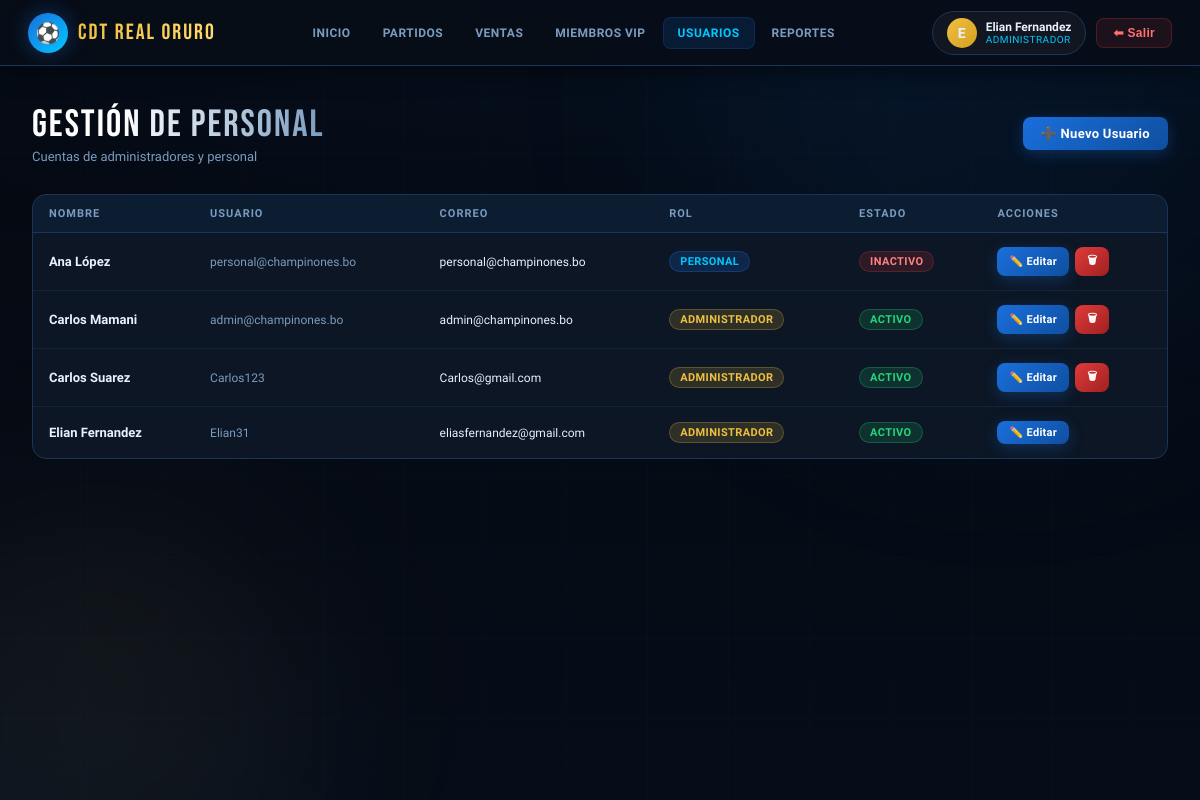
/usuarios/ (signed in), run on the app's committed database.
### champinones/models.py (models this page shows, shortened)
class Usuario(AbstractUser):
    rol = models.CharField(
        max_length=10,
        choices=RolUsuario.choices,
        default=RolUsuario.PERSONAL,
        verbose_name=_('Rol'),
    )
    class Meta:
        verbose_name        = _('Usuario')
        verbose_name_plural = _('Usuarios')
        ordering            = ['username']
    @property
    def es_admin(self):
        return self.rol == RolUsuario.ADMIN or self.is_superuser

### champinones/views.py (the view)
# urls.py: path('usuarios/',                    views.PersonalListView.as_view(),   name='personal_lista'),
class PersonalListView(AdminRequired, ListView):
    model               = Usuario
    template_name       = 'portal/usuarios.html'
    context_object_name = 'usuarios'
    def get_queryset(self):
        return Usuario.objects.filter(
            rol__in=[RolUsuario.ADMIN, RolUsuario.PERSONAL]
        ).order_by('first_name')
    def get_context_data(self, **kwargs):
        ctx = super().get_context_data(**kwargs)
        ctx['form'] = CrearPersonalForm()
        return ctx

### champinones/forms.py (called while the page is built)
    def apply_styles(self):
        for field_name, field in self.fields.items():
            existing = field.widget.attrs.get('class', '')
            field.widget.attrs['class'] = f'{existing} {self.FIELD_CSS}'.strip()
            if not field.widget.attrs.get('placeholder'):
                field.widget.attrs['placeholder'] = field.label or field_name

### champinones/views.py (called while the page is built)
    def test_func(self):
        return self.request.user.es_admin

### champinones/templates/portal/usuarios.html (shortened to what this page needs)
{% extends "portal/base_portal.html" %}
{% block nav_usuarios %}active{% endblock %}
{% block content %}
<div class="page">
  <div class="page-header">
    <div><div class="page-title">Gestión de Personal</div><div class="page-sub">Cuentas de administradores y personal</div></div>
    <button class="btn btn-primary" onclick="openModal('modal-usuario')">➕ Nuevo Usuario</button>
  </div>
  <div class="card">
    <div class="card-body" style="padding:0;">
      <table>
        <thead><tr><th>Nombre</th><th>Usuario</th><th>Correo</th><th>Rol</th><th>Estado</th><th>Acciones</th></tr></thead>
        <tbody>
          {% for u in usuarios %}
          <tr>
            <td><strong>{{ u.get_full_name|default:u.username }}</strong></td>
            <td style="font-size:12px;color:var(--text-secondary);">{{ u.username }}</td>
            <td style="font-size:12px;">{{ u.email }}</td>
            <td><span class="badge {% if u.rol == 'ADMIN' %}badge-gold{% else %}badge-blue{% endif %}">{{ u.get_rol_display }}</span></td>
            <td><span class="badge {% if u.is_active %}badge-green{% else %}badge-red{% endif %}">{% if u.is_active %}Activo{% else %}Inactivo{% endif %}</span></td>
            <td class="action-btns">
              <a href="{% url 'personal_editar' u.pk %}" class="btn btn-sm btn-primary">✏️ Editar</a>
              {% if u.pk != request.user.pk %}
              <a href="{% url 'personal_eliminar' u.pk %}" class="btn btn-sm btn-danger">🗑</a>
              {% endif %}
            </td>
          </tr>
          {% empty %}
          <tr><td colspan="6"><div class="empty-state"><div class="empty-state-icon">👥</div><p>No hay usuarios registrados.</p></div></td></tr>
          {% endfor %}
        </tbody>
      </table>
    </div>
  </div>
</div>
{% endblock %}

### champinones/templates/portal/base_portal.html (shortened to what this page needs)
{% extends "base.html" %}
{% block nav %}
<nav style="position:relative;z-index:200;">
  <div class="nav-left">
    <div class="nav-logo-icon">⚽</div>
    <div class="nav-brand">CDT REAL ORURO</div>
  </div>
  <div class="nav-links">
    <a class="nav-link {% block nav_dashboard %}{% endblock %}" href="{% url 'dashboard' %}">Inicio</a>
    <a class="nav-link {% block nav_partidos %}{% endblock %}" href="{% url 'evento_lista' %}">Partidos</a>
    <a class="nav-link {% block nav_ventas %}{% endblock %}" href="{% url 'venta_lista' %}">Ventas</a>
    <a class="nav-link {% block nav_miembros %}{% endblock %}" href="{% url 'miembro_lista' %}">Miembros VIP</a>
    {% if request.user.es_admin %}
    <a class="nav-link {% block nav_usuarios %}{% endblock %}" href="{% url 'personal_lista' %}">Usuarios</a>
    {% endif %}
    {% if request.user.es_admin or request.user.es_personal %}
    <a class="nav-link {% block nav_reportes %}{% endblock %}" href="{% url 'cierre_caja' %}">Reportes</a>
    {% endif %}
  </div>
  <div class="nav-right">
    <div class="user-chip">
      <div class="user-avatar {% if request.user.es_admin %}gold-av{% endif %}">{{ request.user.first_name|first|upper|default:"U" }}</div>
      <div class="user-info">
        <div class="user-name">{{ request.user.get_full_name|default:request.user.username }}</div>
        <div class="user-role">{{ request.user.get_rol_display }}</div>
      </div>
    </div>
    <form method="post" action="{% url 'logout' %}" style="display:inline">
      <button type="submit" class="btn-logout">⬅ Salir</button>
    </form>
  </div>
</nav>
{% endblock %}

### data on the page
Usuario: user.first_name|first "E", user.get_full_name "Elian Fernandez", user.rol "ADMINISTRADOR", get_full_name "Elian Fernandez", username "Elian31", email "eliasfernandez@gmail.com", rol "ADMINISTRADOR", is_active "ACTIVO"
Usuario: get_full_name "Ana López", username "personal@champinones.bo", email "personal@champinones.bo", rol "PERSONAL", is_active "INACTIVO"
Usuario: get_full_name "Carlos Mamani", username "admin@champinones.bo", email "admin@champinones.bo", rol "ADMINISTRADOR", is_active "ACTIVO"
Usuario: get_full_name "Carlos Suarez", username "Carlos123", email "Carlos@gmail.com", rol "ADMINISTRADOR", is_active "ACTIVO"
